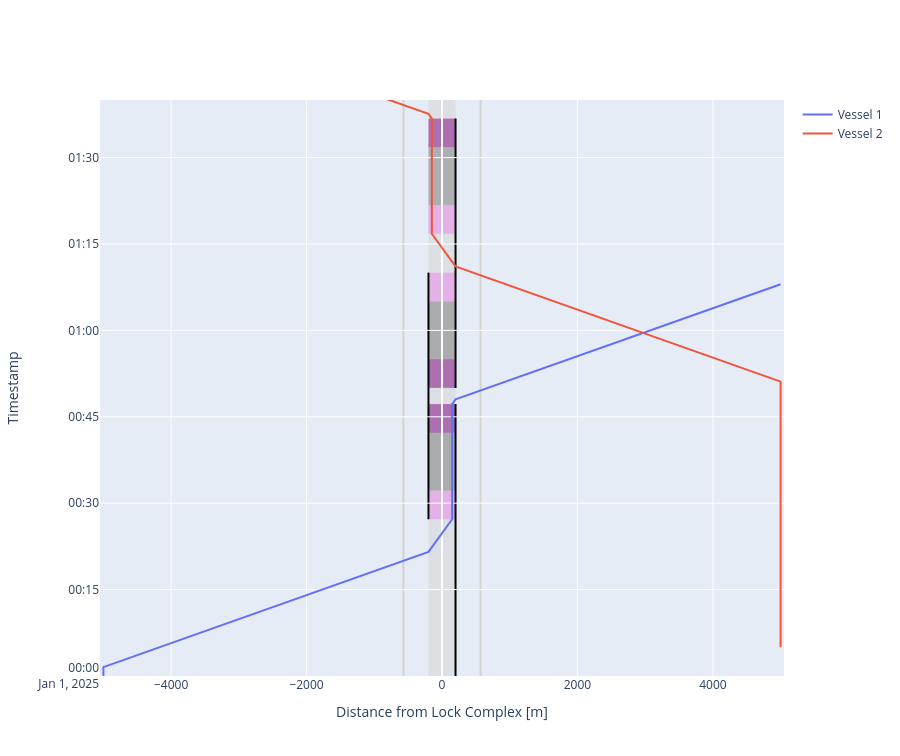

The code cell stored with this chart in its notebook:
### Markdown cell above
##### Time-distance diagram
Lock chambers also have time-distance diagram plots, in which we can inspect the trajectories of the vessels and the lock chamber operation phases. We can now better understand why waiting time emerged for the second vessel. Vessels pass at 300 meters from the lock (by default).

### Code cell
def cm_to_pixels(cm):
    return cm * 37.8 # Set figure height to 10 cmfig.update_layout(height=cm_to_pixels(10))

# We can plot the time-distance diagram
fig = lock_chamber.plot(xlimmin = -5050, 
                        xlimmax = 5050, 
                        ylimmin = datetime.datetime(2025, 1, 1, 0, 0, 0),
                        ylimmax = datetime.datetime(2025, 1, 1, 1, 40, 0),
                        method='Plotly')

fig.update_layout(height=cm_to_pixels(20))

### Figure 1 — Plotly figure (JSON) as saved in the notebook; plotly's stock layout.template omitted (floating-point values rounded to 4 significant figures)
{"data": [{"mode": "lines", "name": "Vessel 1", "type": "scatter", "x": [-5000.0, -5000.0, -5000.0, -5000.0, -200.0, -200.0, 150.0, 150.0, 150.0, 150.0, 150.0, 150.0, 150.0, 150.0, 200.0, 200.0, 570.0, 5000.0], "xaxis": "x", "y": ["2025-01-01T00:00:00", "2025-01-01T00:00:00", "2025-01-01T00:01:32.500000", "2025-01-01T00:01:32.500000", "2025-01-01T00:21:32.500000", "2025-01-01T00:21:32.500000", "2025-01-01T00:27:12.672786", "2025-01-01T00:27:12.672786", "2025-01-01T00:32:12.672786", "2025-01-01T00:32:12.672786", "2025-01-01T00:42:12.672786", "2025-01-01T00:42:12.672786", "2025-01-01T00:47:12.672786", "2025-01-01T00:47:12.672786", "2025-01-01T00:48:01.268899", "2025-01-01T00:48:01.268899", "2025-01-01T00:49:33.768899", "2025-01-01T01:08:01.268899"], "yaxis": "y"}, {"mode": "lines", "name": "Vessel 2", "type": "scatter", "x": [5000.0, 5000.0, 5000.0, 5000.0, 200.0, 200.0, -150.0, -150.0, -150.0, -150.0, -150.0, -150.0, -150.0, -150.0, -200.0, -200.0, -570.0, -5000.0], "xaxis": "x", "y": ["2025-01-01T00:05:00", "2025-01-01T00:05:00", "2025-01-01T00:51:06.268898", "2025-01-01T00:51:06.268898", "2025-01-01T01:11:06.268898", "2025-01-01T01:11:06.268898", "2025-01-01T01:16:46.441684", "2025-01-01T01:16:46.441685", "2025-01-01T01:21:46.441685", "2025-01-01T01:21:46.441685", "2025-01-01T01:31:46.441685", "2025-01-01T01:31:46.441685", "2025-01-01T01:36:46.441685", "2025-01-01T01:36:46.441685", "2025-01-01T01:37:35.037797", "2025-01-01T01:37:35.037797", "2025-01-01T01:39:07.537797", "2025-01-01T01:57:35.037797"], "yaxis": "y"}], "layout": {"height": 756, "shapes": [{"fillcolor": "lightgrey", "layer": "below", "line": {"width": 0}, "name": "Lock Geometry", "opacity": 0.5, "type": "rect", "x0": -200, "x1": 200, "y0": "2025-01-01T00:00:00", "y1": "2025-01-01T01:40:00"}, {"fillcolor": "violet", "layer": "below", "line": {"width": 0}, "name": "Lock gate closing", "opacity": 0.5, "type": "rect", "x0": -200, "x1": 200, "xref": "x", "y0": "2025-01-01T00:27:12.672786", "y1": "2025-01-01T00:32:12.672786", "yref": "y"}, {"fillcolor": "grey", "layer": "below", "line": {"width": 0}, "name": "Lock levelling", "opacity": 0.5, "type": "rect", "x0": -200, "x1": 200, "xref": "x", "y0": "2025-01-01T00:32:12.672786", "y1": "2025-01-01T00:42:12.672786", "yref": "y"}, {"fillcolor": "purple", "layer": "below", "line": {"width": 0}, "name": "Lock gate opening", "opacity": 0.5, "type": "rect", "x0": -200, "x1": 200, "xref": "x", "y0": "2025-01-01T00:42:12.672786", "y1": "2025-01-01T00:47:12.672786", "yref": "y"}, {"fillcolor": "purple", "layer": "below", "line": {"width": 0}, "name": "Lock gate closing", "opacity": 0.5, "type": "rect", "x0": -200, "x1": 200, "xref": "x", "y0": "2025-01-01T00:50:01.268899", "y1": "2025-01-01T00:55:01.268899", "yref": "y"}, {"fillcolor": "grey", "layer": "below", "line": {"width": 0}, "name": "Lock levelling", "opacity": 0.5, "type": "rect", "x0": -200, "x1": 200, "xref": "x", "y0": "2025-01-01T00:55:01.268899", "y1": "2025-01-01T01:05:01.268899", "yref": "y"}, {"fillcolor": "violet", "layer": "below", "line": {"width": 0}, "name": "Lock gate opening", "opacity": 0.5, "type": "rect", "x0": -200, "x1": 200, "xref": "x", "y0": "2025-01-01T01:05:01.268899", "y1": "2025-01-01T01:10:01.268899", "yref": "y"}, {"fillcolor": "violet", "layer": "below", "line": {"width": 0}, "name": "Lock gate closing", "opacity": 0.5, "type": "rect", "x0": -200, "x1": 200, "xref": "x", "y0": "2025-01-01T01:16:46.441685", "y1": "2025-01-01T01:21:46.441685", "yref": "y"}, {"fillcolor": "grey", "layer": "below", "line": {"width": 0}, "name": "Lock levelling", "opacity": 0.5, "type": "rect", "x0": -200, "x1": 200, "xref": "x", "y0": "2025-01-01T01:21:46.441685", "y1": "2025-01-01T01:31:46.441685", "yref": "y"}, {"fillcolor": "purple", "layer": "below", "line": {"width": 0}, "name": "Lock gate opening", "opacity": 0.5, "type": "rect", "x0": -200, "x1": 200, "xref": "x", "y0": "2025-01-01T01:31:46.441685", "y1": "2025-01-01T01:36:46.441685", "yref": "y"}, {"fillcolor": "darkgrey", "layer": "below", "line": {"width": 0}, "name": "Lock gate opening", "opacity": 0.5, "type": "rect", "x0": -200, "x1": 200, "xref": "x", "y0": "2025-01-01T00:32:12.672786", "y1": "2025-01-01T00:42:12.672786", "yref": "y"}, {"fillcolor": "darkgrey", "layer": "below", "line": {"width": 0}, "name": "Lock gate opening", "opacity": 0.5, "type": "rect", "x0": -200, "x1": 200, "xref": "x", "y0": "2025-01-01T00:55:01.268899", "y1": "2025-01-01T01:05:01.268899", "yref": "y"}, {"fillcolor": "darkgrey", "layer": "below", "line": {"width": 0}, "name": "Lock gate opening", "opacity": 0.5, "type": "rect", "x0": -200, "x1": 200, "xref": "x", "y0": "2025-01-01T01:21:46.441685", "y1": "2025-01-01T01:21:46.441685", "yref": "y"}, {"layer": "below", "line": {"color": "black"}, "name": "Lock gate opening", "type": "line", "x0": -200, "x1": -200, "xref": "x", "y0": "2025-01-01T00:27:12.672786", "y1": "2025-01-01T01:10:01.268899", "yref": "y"}, {"layer": "below", "line": {"color": "black"}, "name": "Lock gate opening", "type": "line", "x0": 200, "x1": 200, "xref": "x", "y0": "2025-01-01T00:00:00", "y1": "2025-01-01T00:47:12.672786", "yref": "y"}, {"layer": "below", "line": {"color": "black"}, "name": "Lock gate opening", "type": "line", "x0": 200, "x1": 200, "xref": "x", "y0": "2025-01-01T00:50:01.268899", "y1": "2025-01-01T01:36:46.441685", "yref": "y"}, {"layer": "below", "line": {"color": "lightgrey"}, "type": "line", "x0": -570, "x1": -570, "xref": "x", "y0": 0, "y1": 1, "yref": "y domain"}, {"layer": "below", "line": {"color": "lightgrey"}, "type": "line", "x0": 570, "x1": 570, "xref": "x", "y0": 0, "y1": 1, "yref": "y domain"}], "showlegend": true, "xaxis": {"anchor": "y", "domain": [0, 1], "range": [-5050, 5050], "title": {"text": "Distance from Lock Complex [m]"}}, "yaxis": {"anchor": "x", "domain": [0, 1], "range": ["2025-01-01T00:00:00", "2025-01-01T01:40:00"], "title": {"text": "Timestamp"}}}}
